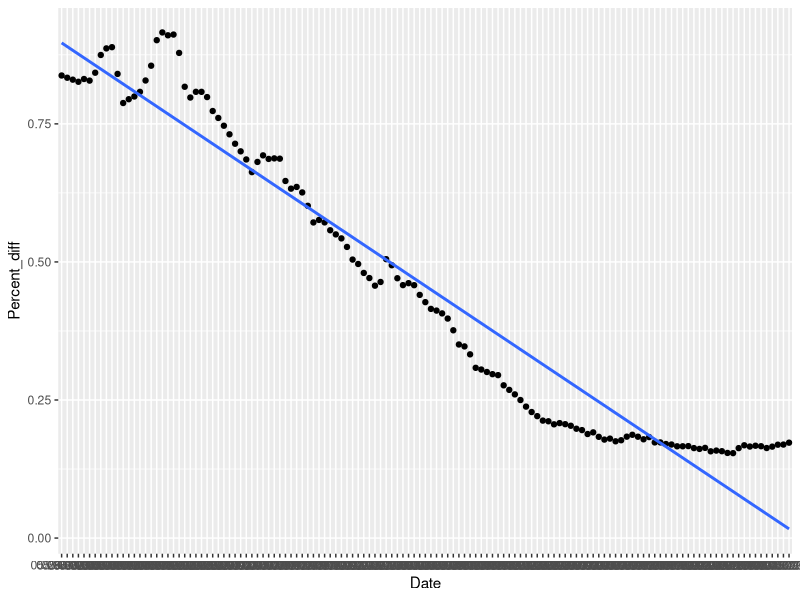
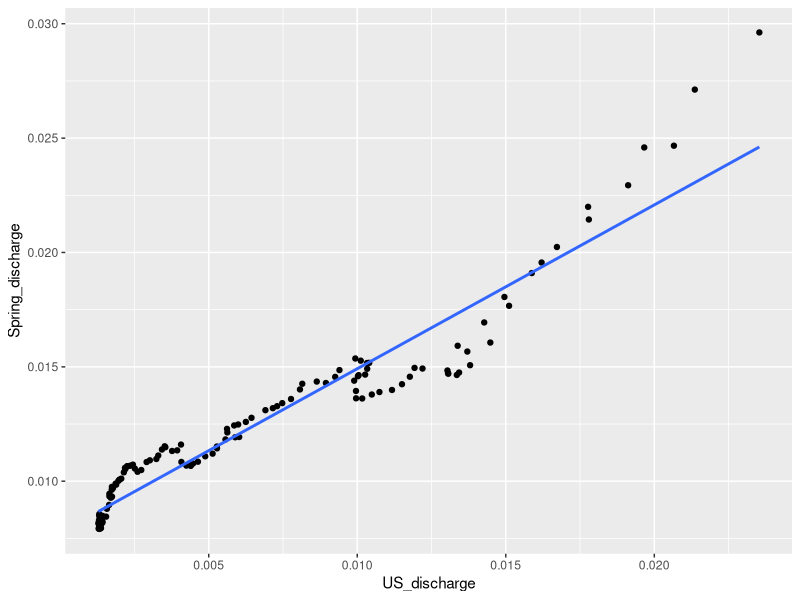

R code for these plots, in order: (Note: this script raises an error after producing the figures.)
# library(Rmisc)
library(dplyr)
library(tidyverse)
# library(lme4)
# library(lsmeans)
# library(car)
# library(readtext)
# library(vroom)
library(lubridate)

#### Discharge ####
Discharge <- read.csv("BDA_Discharge.csv", header = T, sep = ",") %>%
  filter(year != 2019, year != 2020, creek != "North Fork Howard", 
         creek != "Little Fish", creek != "Lost Horse") %>%
  mutate(creek = case_when(creek == "Teepee" ~"TP", 
                           creek == "Fish" ~ "FH",
                           creek == "Lost Prairie" ~ "LP")) %>%
  add_column(Origin = as.Date("2021-01-01")) %>%
  mutate(Date = Origin + jday, .keep = "unused") %>%
  select(-X, -year) %>%
  rename(Station = us.ds, Site = creek) %>%
  mutate(Date = format(Date, "%m/%d/%Y")) # Makes date format match DOC dates

# 2020 discharge for exterpolation
discharge_2020 <- read.csv("BDA_Discharge.csv", header = T, sep = ",") %>%
  filter(year == 2020, creek == "Lost Prairie") %>%
  add_column(Origin = as.Date("2020-01-01")) %>%
  mutate(Date = Origin + jday, .keep = "unused") %>%
  select(-X, -year) %>%
  rename(Station = us.ds, Site = creek) %>%
  mutate(Date = format(Date, "%m/%d/%Y"))

US_LP <- discharge_2020 %>% 
  filter(Station == "US") %>%
  rename(US_discharge = mean.discharge.cms) %>%
  select(-Station)

Spring_LP <- discharge_2020 %>% 
  filter(Station == "Spring") %>%
  rename(Spring_discharge = mean.discharge.cms) %>%
  select(-Station)

discharge_LP <- full_join(US_LP, Spring_LP) %>%
  mutate(Percent_diff = US_discharge/Spring_discharge) %>%
  filter(!is.na(Percent_diff))

discharge_LP %>% ggplot(aes(Date, Percent_diff, group = 1)) + 
  geom_point() + geom_smooth(method = 'lm', se = F)

discharge_LP %>% ggplot(aes(US_discharge, Spring_discharge)) +
  geom_point() + geom_smooth(method = 'lm', se = F)

# Just another way to change jday to date

# time_vec <- pull(Discharge, jday)
# origin <- as.Date("2021-01-01")
# Discharge$Date <- origin + time_vec

#### DOC LOADS ####

# Site: TP
TP_dates <- cleaned_DOC %>% # pulling a column of distinct dates
  filter(Site == "TP") %>%
  distinct(Date) %>%
  pull(Date)

TP_DOC <- cleaned_DOC %>% 
  filter(Site == "TP") %>%
  mutate(Station = case_when(Reach == "REF" ~ "US", # Matching gauging station to reach location
                             Reach == "BDA" ~ "DS",
                             Reach == "DS" ~ "DS"))

TP_cms <- Discharge %>% # Matching distinct DOC sample dates to discharge dates
  filter(Site == "TP") %>% 
  filter(Date %in% TP_dates) %>%
  arrange(Date)

TP <- full_join(TP_DOC, TP_cms) %>% # Load df
  mutate(Load = Conc_ppm * mean.discharge.cms) 

# Site: FH
FH_dates <- cleaned_DOC %>%
  filter(Site == "FH") %>%
  distinct(Date) %>%
  pull(Date)

FH_DOC <- cleaned_DOC %>%
  filter(Site == "FH") %>%
  mutate(Station = case_when(Reach == "REF" ~ "US", # Matching gauging station to reach location
                             Reach == "BDA" ~ "DS",
                             Reach == "DS" ~ "DS"))

# No discharge data past 9/1/21, so I need to use that date for 9/7/21
# Pulled discharge data from 9/1/2021 for US and DS
FH_new_date <- Discharge %>%
  filter(Site == "FH", Date == "09/01/2021")

FH_cms <- Discharge %>%
  filter(Site == "FH") %>% 
  filter(Date %in% FH_dates) %>%
  bind_rows(FH_new_date) %>%
  arrange(Date) %>%
  mutate(Date = ifelse(Date == "09/01/2021", "09/07/2021", Date)) 
# Changed the discharge date so that it would match with the DOC date.

FH <- full_join(FH_DOC, FH_cms) %>%
  mutate(Load = Conc_ppm * mean.discharge.cms) 



# Site: LP
LP_dates <- cleaned_DOC %>%
  filter(Site == "LP") %>%
  distinct(Date) %>%
  pull(Date)

LP_discharge <- Discharge %>%
  filter(Site == "LP")

LP_DOC <- cleaned_DOC %>%
  filter(Site == "LP")

LP_cms <- Discharge %>%
  filter(Site == "LP") %>% 
  filter(Date %in% LP_dates) %>%
  arrange(Date) 

LP <- full_join(LP_DOC, LP_cms)
get_FH_cms <- Discharge %>%
  filter(Site =="FH")

get_LP_cms <- Discharge %>%
  filter(Site =="LP")

mutate(Load = Conc_ppm * mean.discharge.cms)

join <- full_join(LP, FH)

DOC_loads <- full_join(join, TP) %>%
  arrange(Date) 

# TP_difference <- TP %>%
#   mutate(US_cms = case_when(Station == "US" ~ mean.discharge.cms),
#          DS_cms = case_when(Station == "DS" ~ mean.discharge.cms))
# LP_difference <- LP_cms %>%
#   group_by(Site, Date) %>%
#   mutate(US_cms = case_when(Station == "US" ~ mean.discharge.cms),
#          DS_cms = case_when(Station == "DS" ~ mean.discharge.cms))


mutate(percent_diff = mean.discharge.cms/lag(mean.discharge.cms)*100)

((a-b)/a+b/2)*100
test2 <- cleaned_DOC %>%
  distinct(Date) %>%
  pull(Date)

testdate <- cleaned_DOC %>%
  distinct(Date)

testdate1 <- Discharge %>%
  filter(Date %in% testdate)


test2.1 <- cleaned_DOC %>%
  distinct(Date) %>%
  pull(Site)

test2_cms <- Discharge %>%
  filter(Date %in% test2 & Site %in% test2.1)

test_join <- full_join(cleaned_DOC, test2_cms)